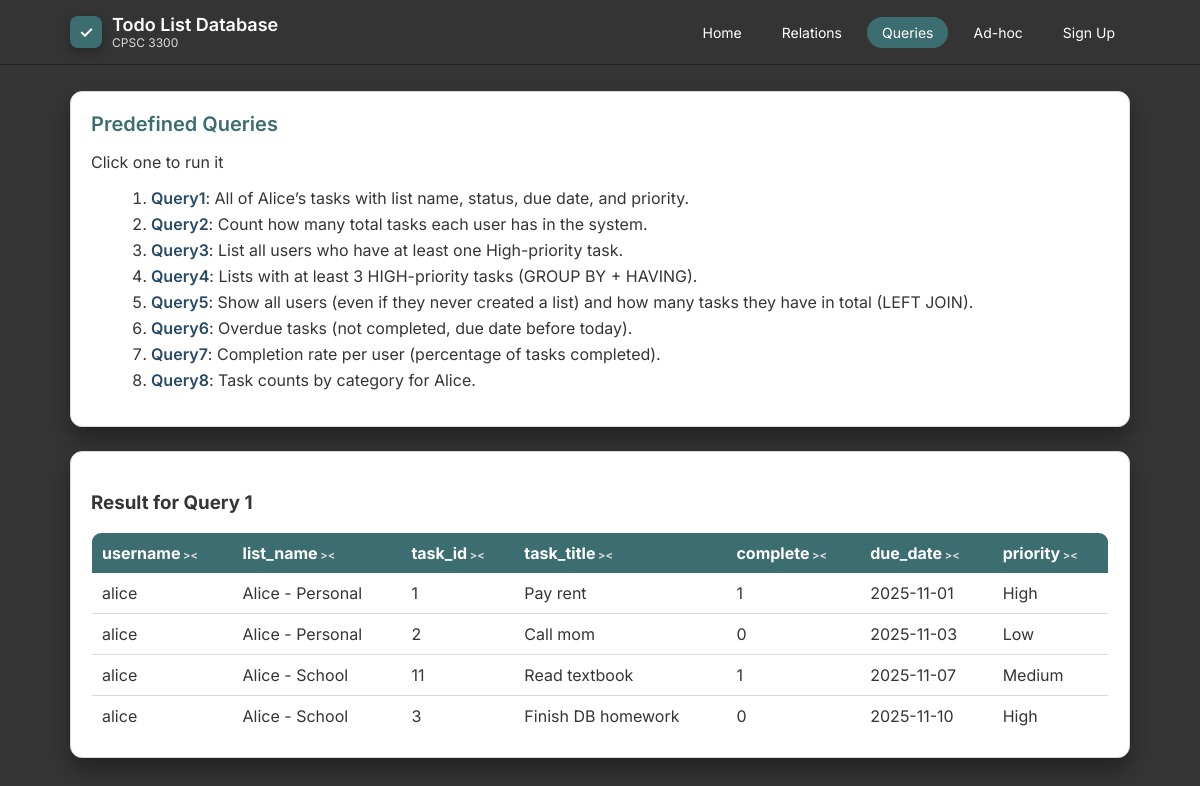
The app's page /queries.php?q=1 with its own data.
### tables this page shows
CREATE TABLE Tasks (
    task_id      INT AUTO_INCREMENT PRIMARY KEY,
    category_id  INT NOT NULL,
    user_id      INT NOT NULL,
    todo_list_id INT NOT NULL,
    task_name         VARCHAR(200) NOT NULL,
    priority     ENUM('Low','Medium','High') NOT NULL DEFAULT 'Medium',
    due_date     DATE,
    complete     TINYINT(1) NOT NULL DEFAULT 0,

    FOREIGN KEY (category_id)  REFERENCES Category(category_id),
    FOREIGN KEY (user_id)      REFERENCES Users(user_id),
    FOREIGN KEY (todo_list_id) REFERENCES Todo_List(todo_list_id)
);

CREATE TABLE Users (
    user_id       INT AUTO_INCREMENT PRIMARY KEY,
    username      VARCHAR(50)  NOT NULL UNIQUE,
    email         VARCHAR(100) NOT NULL UNIQUE,
    password_hash VARCHAR(255) NOT NULL
);

CREATE TABLE Todo_List (
  todo_list_id   INT AUTO_INCREMENT  PRIMARY KEY,
  user_id      INT NOT NULL,
  list_name         VARCHAR(100) NOT NULL,
FOREIGN KEY (user_id) REFERENCES Users(user_id)
    ON DELETE CASCADE
);

### queries.php (the view, shortened to what this page needs)
<?php
include 'db.php';
include 'header.php';
?>
<div class="card">
<h2>Predefined Queries</h2>
<p>Click one to run it</p>
<?php
$selected = isset($_GET['q']) ? (int)$_GET['q'] : 0;
?>
<ol>
<?php foreach ($queries as $id => $info): ?>
    <li>
        <a href="queries.php?q=<?php echo $id; ?>">Query<?php echo $id; ?></a>:
        <?php echo htmlspecialchars($info[0]); ?>
    </li>
<?php endforeach; ?>
</ol>
</div>
<?php if ($selected && isset($queries[$selected])): ?>
<div class="card">
<h3>Result for Query <?php echo $selected; ?></h3>
<?php
$sql = $queries[$selected][1];
try {
    $stmt = $pdo->query($sql);
    $rows = $stmt->fetchAll();
    if (!$rows) {
        echo "<p>No rows returned.</p>";
    } else {
        echo "<table>";
        echo "<thead><tr>";
        foreach (array_keys($rows[0]) as $col) {
            echo "<th class=\"sortable\">" . htmlspecialchars($col) . "</th>";
        }
        echo "</tr></thead>";
        echo "<tbody>";
        foreach ($rows as $row) {
            echo "<tr>";
            foreach ($row as $val) {
                echo "<td>" . htmlspecialchars((string)$val) . "</td>";
            }
            echo "</tr>";
        }
        echo "</tbody>";
        echo "</table>";
    }
} catch (PDOException $e) {
    echo "<p><strong>Error running query:</strong> " . htmlspecialchars($e->getMessage()) . "</p>";
}
?>
</div>
<?php endif; ?>
<?php
echo "</div></body></html>";
?>

### header.php (style rules this page uses)
:root { --bg-dark: #353535; --bg-card: #ffffff; --accent-blue: #3c6e71; --accent-blue2: #284b63; --text-light: #ffffff; --text-dark: #353535; --grey-soft: #d9d9d9; --radius: 12px; --shadow: 0 12px 22px rgba(0,0,0,0.35); }
* { box-sizing: border-box; }
body { margin: 0; padding: 0; background: var(--bg-dark); font-family: "Inter", sans-serif; color: var(--text-light); }
a { color: var(--text-light); text-decoration: none; }
.card { background: var(--bg-card); border-radius: var(--radius); border: 1px solid var(--grey-soft); box-shadow: var(--shadow); padding: 20px; margin-bottom: 24px; color: var(--text-dark); }
.card h2 { margin: 0; font-size: 20px; font-weight: 600; color: var(--accent-blue); }
ol { margin-left: 20px; }
ol li { margin-bottom: 6px; }
ol li a { color: var(--accent-blue2) !important; font-weight: 600; }
table { width: 100%; border-collapse: collapse; margin-top: 12px; background: var(--bg-card); border: 1px solid var(--grey-soft); border-radius: 10px; overflow: hidden; color: var(--text-dark); }
th { background: var(--accent-blue); padding: 10px; color: white; text-align: left; }
td { padding: 10px; border-bottom: 1px solid var(--grey-soft); }
th.sortable { cursor: pointer; }
th.sortable::after { content: ' ><'; font-size: 11px; color: var(--grey-soft); }

### records on screen
tasks: user.username "alice", todo_list.list_name "Alice - Personal", val "1", task_name "Pay rent", due_date "2025-11-01", priority "High"
tasks: user.username "alice", todo_list.list_name "Alice - Personal", task_id "2", task_name "Call mom", complete "0", due_date "2025-11-03", priority "Low"
tasks: user.username "alice", todo_list.list_name "Alice - School", task_id "11", task_name "Read textbook", complete "1", due_date "2025-11-07", priority "Medium"
tasks: user.username "alice", todo_list.list_name "Alice - School", task_id "3", task_name "Finish DB homework", complete "0", due_date "2025-11-10", priority "High"

### other values on screen
$id "1"
$info[0] "All of Alice’s tasks with list name, status, due date, and priority."
$id "2"
$info[0] "Count how many total tasks each user has in the system."
$id "3"
$info[0] "List all users who have at least one High-priority task."
$id "4"
$info[0] "Lists with at least 3 HIGH-priority tasks (GROUP BY + HAVING)."
$id "5"
$info[0] "Show all users (even if they never created a list) and how many tasks they have in total (LEFT JOIN)."
$id "6"
$info[0] "Overdue tasks (not completed, due date before today)."
$id "7"
$info[0] "Completion rate per user (percentage of tasks completed)."
$id "8"
